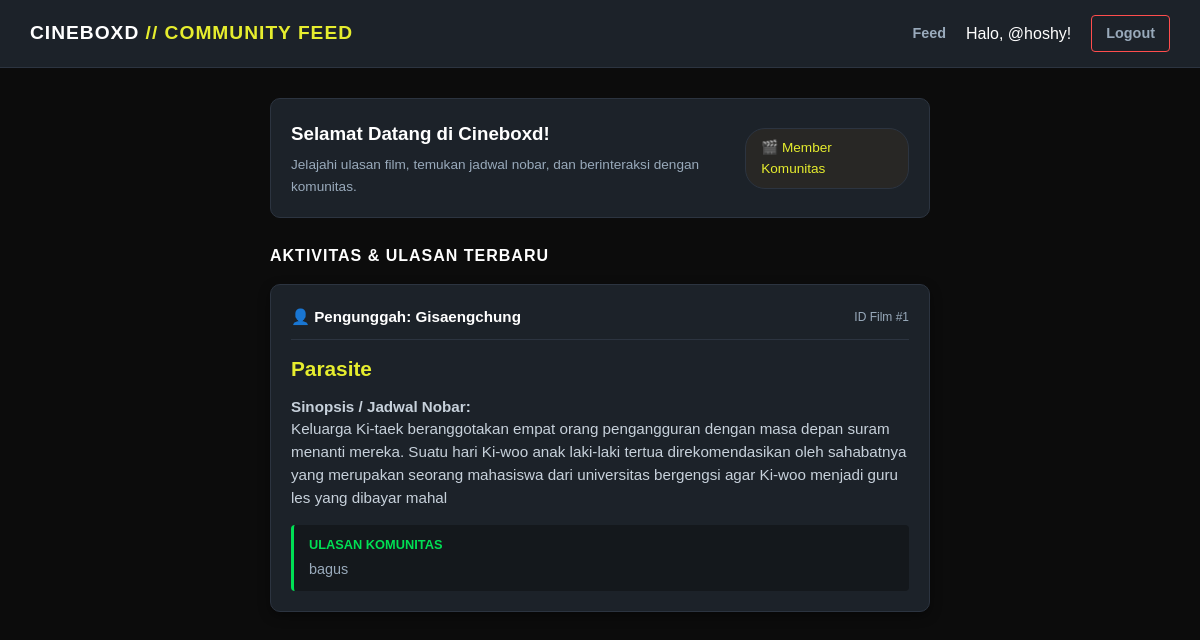
The app's page /user/index.php (signed in) with its own data.
### tables this page shows
CREATE TABLE `film` (
  `id_film` int(11) NOT NULL,
  `nama_film` text NOT NULL,
  `step` text NOT NULL,
  `author` varchar(256) NOT NULL,
  `ulasan` text NOT NULL
);

### user/index.php (the view, shortened to what this page needs)
<?php
$conn = connect();
$query_feed = mysqli_query($conn, "SELECT * FROM film ORDER BY id_film DESC");
?>
<!DOCTYPE html>
<html lang="id">
<head>
    <link rel="stylesheet" href="../loop_data/style.css">
</head>
<body>
    <div class="navbar">
        <h1>CINEBOXD <span>// COMMUNITY FEED</span></h1>
        <div class="nav-links">
            <a href="index.php">Feed</a>
            <span style="color: var(--text-main);">Halo, @<?= htmlspecialchars($_SESSION["sesi"]); ?>!</span>
            <a href="../logout.php" class="logout-btn">Logout</a>
        </div>
    </div>
    <div class="container">
        <div class="welcome-banner">
            <div>
                <h3>Selamat Datang di Cineboxd!</h3>
                <p style="margin: 0; font-size: 0.85rem;">Jelajahi ulasan film, temukan jadwal nobar, dan berinteraksi dengan komunitas.</p>
            </div>
            <div style="background: #282725; padding: 8px 15px; border-radius: 20px; border: 1px solid var(--border-color); font-size: 0.85rem; color: var(--accent-yellow);">
                🎬 Member Komunitas
            </div>
        </div>
        <h3 style="color: var(--text-main); margin-bottom: 15px; font-size: 1rem; text-transform: uppercase; letter-spacing: 1px;">Aktivitas & Ulasan Terbaru</h3>
        <?php while($row = mysqli_fetch_assoc($query_feed)) { ?>
        <div class="post-card">
            <div class="post-header">
                <span class="post-author">👤 Pengunggah: <?= htmlspecialchars($row['author']); ?></span>
                <span style="font-size: 0.75rem; color: var(--text-muted);">ID Film #<?= $row['id_film']; ?></span>
            </div>
            <h2 class="movie-title"><?= htmlspecialchars($row['nama_film']); ?></h2>
            <div class="post-content">
                <strong>Sinopsis / Jadwal Nobar:</strong><br>
                <?= nl2br(htmlspecialchars($row['step'])); ?>
            </div>
            <?php if(!empty($row['ulasan'])) { ?>
            <div class="review-box">
                <span>Ulasan Komunitas</span>
                <?= htmlspecialchars($row['ulasan']); ?>
            </div>
            <?php } ?>
        </div>
        <?php } ?>
    </div>
</body>
</html>

### loop_data/style.css (style rules this page uses)
:root { --bg-main: #0c0c0c; --bg-card: #1c2229; --border-color: #2c3440; --text-main: #ffffff; --text-muted: #9ab; --accent-yellow: #e6ed2e; --accent-green: #00e054; --danger: #ff4d4d; }
* { box-sizing: border-box; margin: 0; padding: 0; }
body { background-color: var(--bg-main); color: var(--text-muted); font-family: 'Montserrat', sans-serif, Arial, sans-serif; line-height: 1.6; }
.container { max-width: 1100px; margin: 0 auto; padding: 20px; }

### user/index.php (style rules this page uses)
:root { --bg-main: #0c0c0c; --bg-card: #1c2229; --border-color: #2c3440; --text-main: #ffffff; --text-muted: #9ab; --accent-yellow: #e6ed2e; --accent-green: #00e054; --danger: #ff4d4d; }
body { background-color: var(--bg-main); color: var(--text-muted); font-family: 'Montserrat', sans-serif, Arial, sans-serif; margin: 0; padding: 0; }
.navbar { background-color: var(--bg-card); border-bottom: 1px solid var(--border-color); padding: 15px 30px; display: flex; justify-content: space-between; align-items: center; position: sticky; top: 0; z-index: 100; }
.navbar h1 { color: var(--text-main); font-size: 1.2rem; margin: 0; letter-spacing: 1px; }
.navbar h1 span { color: var(--accent-yellow); }
.nav-links { display: flex; gap: 20px; align-items: center; }
.nav-links a { color: var(--text-muted); text-decoration: none; font-size: 0.9rem; font-weight: bold; transition: 0.2s; }
.logout-btn { background: transparent; color: var(--danger); border: 1px solid var(--danger); padding: 6px 14px; border-radius: 4px; text-decoration: none; font-weight: bold; font-size: 0.85rem; transition: 0.2s; }
.container { max-width: 700px; margin: 30px auto; padding: 0 20px; }
.welcome-banner { background: var(--bg-card); border: 1px solid var(--border-color); padding: 20px; border-radius: 10px; margin-bottom: 25px; display: flex; justify-content: space-between; align-items: center; }
.welcome-banner h3 { color: var(--text-main); margin: 0 0 5px 0; }
.post-card { background-color: var(--bg-card); border: 1px solid var(--border-color); border-radius: 10px; padding: 20px; margin-bottom: 20px; box-shadow: 0 4px 12px rgba(0,0,0,0.4); }
.post-header { display: flex; justify-content: space-between; align-items: center; margin-bottom: 12px; border-bottom: 1px solid var(--border-color); padding-bottom: 10px; }
.post-author { color: var(--text-main); font-weight: bold; font-size: 0.95rem; }
.movie-title { color: var(--accent-yellow); font-size: 1.3rem; font-weight: bold; margin: 0 0 10px 0; }
.post-content { font-size: 0.95rem; color: #c7d1db; line-height: 1.5; margin-bottom: 15px; }
.review-box { background: #14181c; border-left: 3px solid var(--accent-green); padding: 10px 15px; border-radius: 4px; font-size: 0.9rem; }
.review-box span { color: var(--accent-green); font-weight: bold; display: block; margin-bottom: 3px; font-size: 0.8rem; text-transform: uppercase; }

### records on screen
film: author "Gisaengchung", id_film "1", nama_film "Parasite", step "Keluarga Ki-taek beranggotakan empat orang pengangguran dengan masa depan suram menanti mereka. Suatu hari Ki-woo anak laki-laki tertua direkomendasikan oleh sahabatnya yang merupakan seorang mahasiswa dari universitas bergengsi agar Ki-woo menjadi guru les yang dibayar mahal", ulasan "bagus"

### other values on screen
$_SESSION["sesi"] "hoshy"
